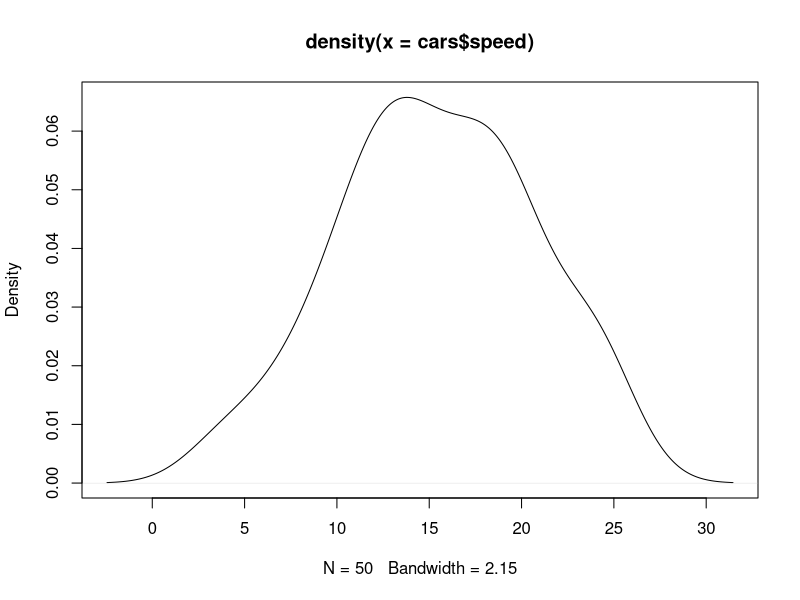
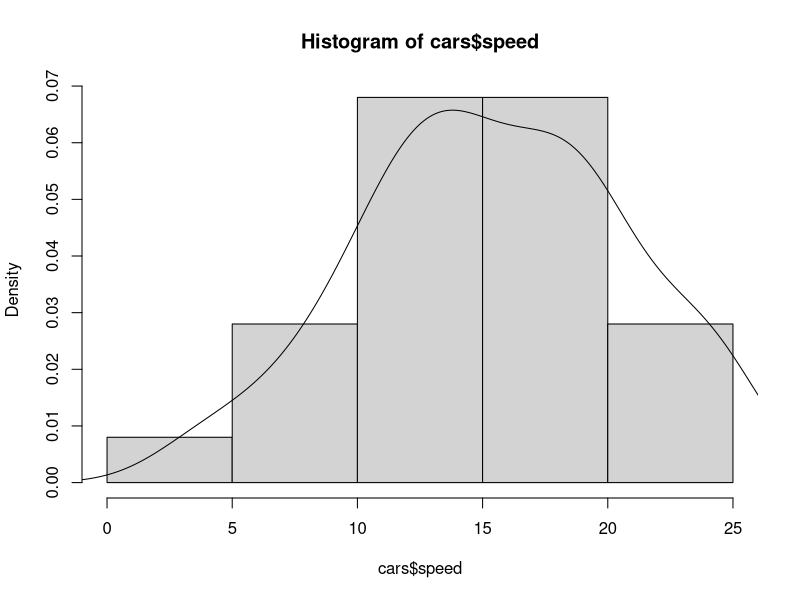
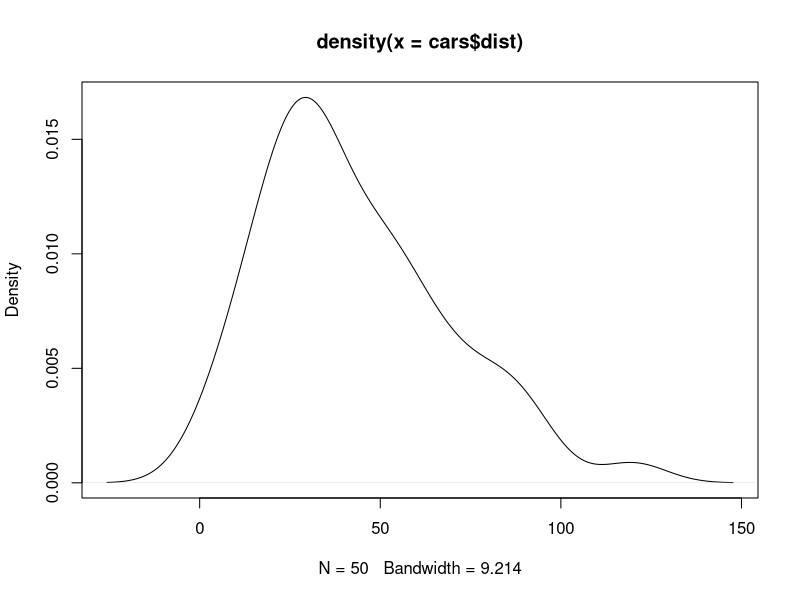
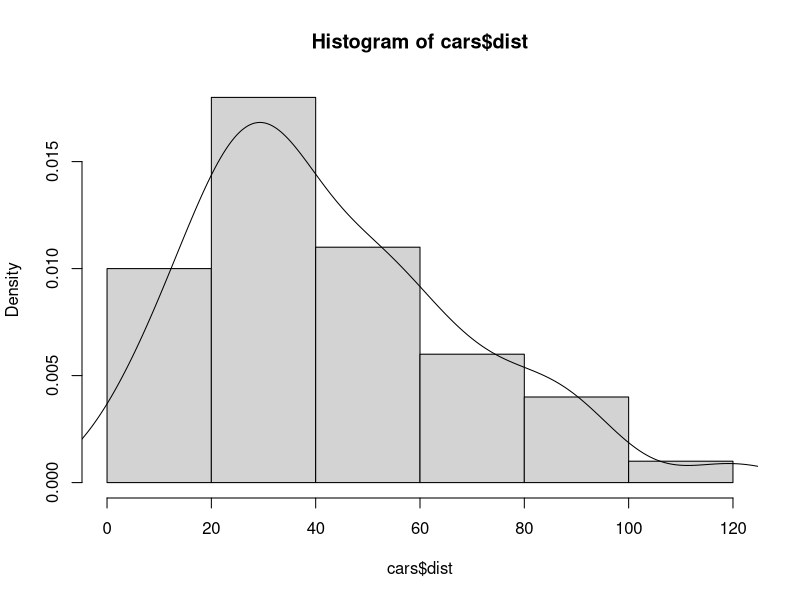
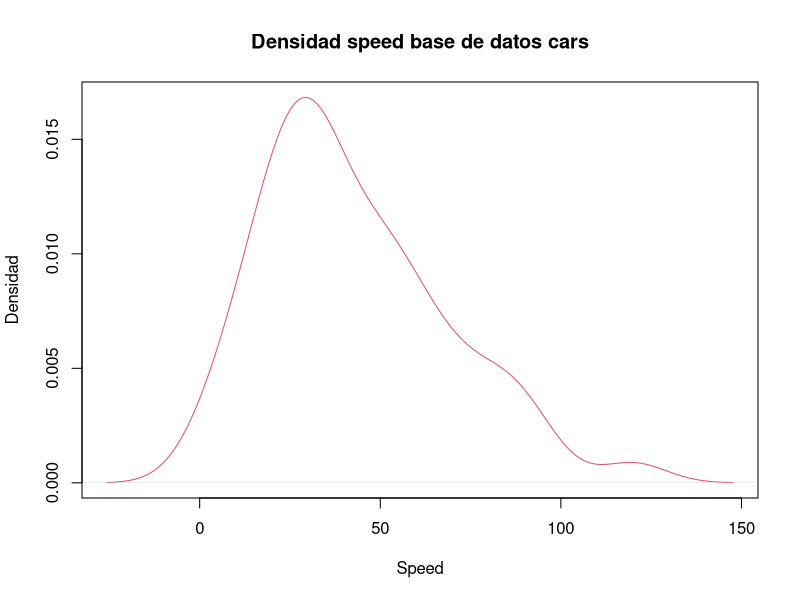
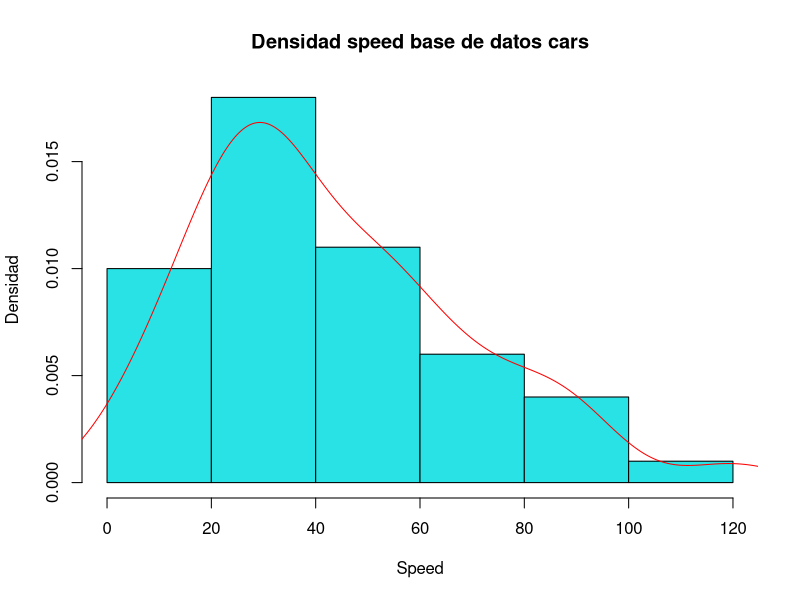

Generate these figures, in order, with R:
## ---- chunk 1
cars
knitr::opts_chunk$set(echo = TRUE)
## ---- chunk 2
knitr::kable(cars)
## ---- chunk 3
plot(density(cars$speed))
## ---- chunk 4
hist(cars$speed, freq = FALSE)
lines(density(cars$speed))
## ---- chunk 5
plot(density(cars$dist))
hist(cars$dist, freq = FALSE)
lines(density(cars$dist))

## ---- chunk 6
plot(density(cars$dist), main = "Densidad speed base de datos cars", ylab = "Densidad", xlab = "Speed", col=10)
hist(cars$dist, freq = FALSE, main = "Densidad speed base de datos cars", ylab = "Densidad", xlab = "Speed", col="509")
lines(density(cars$dist), col="red")
